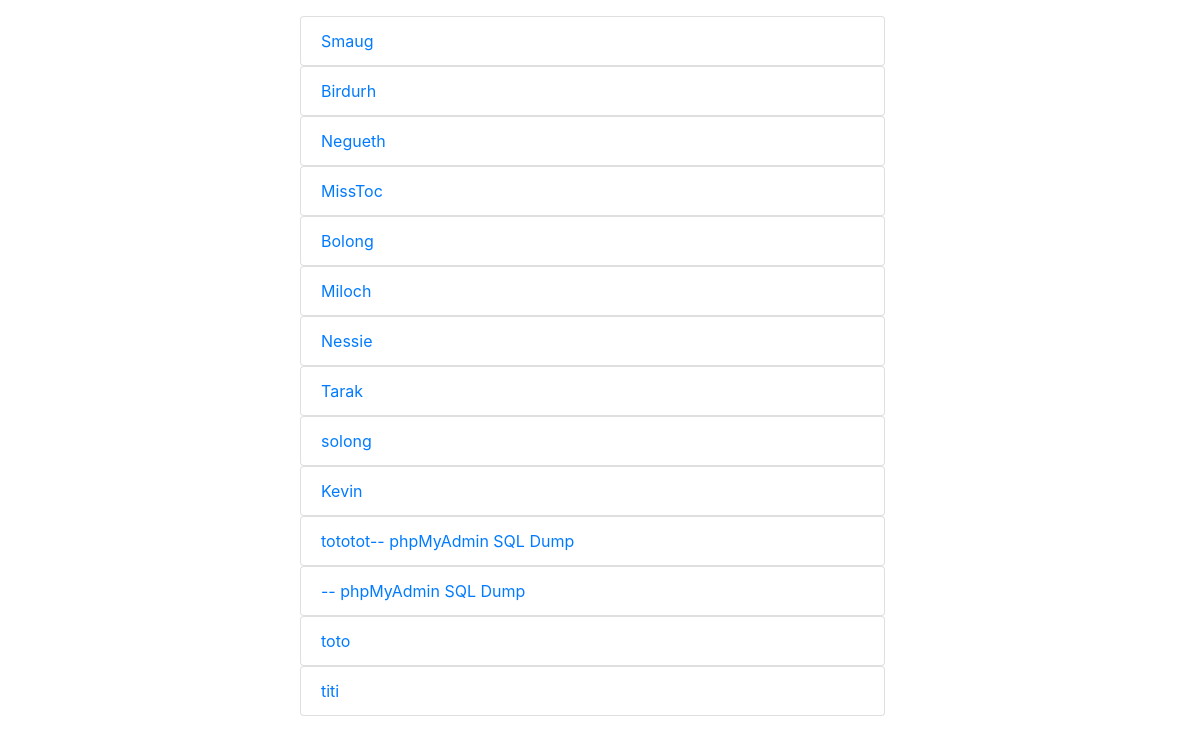
The page / on the database its author committed.
### tables this page shows
CREATE TABLE `dragons` (
  `id_dragon` int(2) NOT NULL,
  `dragon` varchar(50) NOT NULL,
  `sexe` varchar(10) DEFAULT NULL,
  `longueur` int(11) DEFAULT NULL,
  `nombre_ecailles` int(11) DEFAULT NULL,
  `crache_feu` varchar(10) DEFAULT NULL,
  `comportement_amoureux` varchar(20) DEFAULT NULL
);

### model/Connexion.php (called while the page is built, shortened)
<?php
class Connexion
{
    private static $servername = "localhost:3306";
    private static $username = "root";
    private static $password = "";
    private static $dbname = "dragon2";
    private static $conn;
    private static function connexion()
    {
        self::$conn = new PDO("mysql:host=" . self::$servername . ";dbname=" . self::$dbname, self::$username, self::$password, array(PDO::ATTR_PERSISTENT => true));
        self::$conn->setAttribute(PDO::ATTR_ERRMODE, PDO::ERRMODE_EXCEPTION);
    }
    public static function getConnexion()
    {
        return self::$conn;
    }
}

### controller/C_Dragon.php (called while the page is built, shortened)
<?php
include_once('../model/Q_Dragon.php');
class C_Dragon
{
    private $q_dragon;
    function __construct()
    {
        $this->q_dragon = new Q_Dragon();
    }
    public function getAllDragon()
    {
        return $this->q_dragon->getAllDragon();
    }
}

### model/Q_Dragon.php (called while the page is built, shortened)
<?php
include_once('../model/Connexion.php');
include_once('../model/Dragon.php');
class Q_Dragon
{
    private $dbh;
    function __construct()
    {
        $this->dbh = Connexion::getConnexion();
    }
    public function getAllDragon()
    {
        $sth = $this->dbh->prepare("SELECT * FROM dragons");
        $sth->execute();
        $result = $sth->fetchAll(PDO::FETCH_CLASS, 'Dragon');
        return $result;
    }
}

### model/Dragon.php (called while the page is built, shortened)
<?php
class Dragon
{
    private $id_dragon;
    private $dragon;
    public function getDragon()
    {
        return $this->dragon;
    }
    public function getId_dragon()
    {
        return $this->id_dragon;
    }
}

### vue/V_dragon.php (the view)
<?php
$allDragon = $c_dragon->getAllDragon();
?>
<ul class="list-group col-6 offset-3 mt-3">
    <?php foreach ($allDragon as $key => $value) : ?>
        <a href="?loc=detail&id=<?= $value->getId_dragon() ?>">
            <li class="list-group-item"><?= $value->getDragon() ?></li>
        </a>
    <?php endforeach ?>
</ul>

### public/index.php (shortened to what this page needs)
<?php
include('../controller/C_Dragon.php');
$loc = filter_input(INPUT_GET, "loc") ? filter_input(INPUT_GET, "loc") : 'home';
$inc = "";
$c_dragon = new C_Dragon();
switch ($loc) {
    default:
        $inc = "../vue/V_dragon.php";
        break;
}
?>
<!DOCTYPE html>
<html lang="en">
<head>
    <link rel="stylesheet" href="https://maxcdn.bootstrapcdn.com/bootstrap/4.0.0/css/bootstrap.min.css">
</head>
<body>
    <?php include_once($inc); ?>
</body>
</html>

### rows shown on the page
dragons: dragon "Smaug"
dragons: dragon "Birdurh"
dragons: dragon "Negueth"
dragons: dragon "MissToc"
dragons: dragon "Bolong"
dragons: dragon "Miloch"
dragons: dragon "Nessie"
dragons: dragon "Tarak"
dragons: dragon "solong"
dragons: dragon "Kevin"
dragons: dragon "tototot-- phpMyAdmin SQL Dump"
dragons: dragon "-- phpMyAdmin SQL Dump"
dragons: dragon "toto"
dragons: dragon "titi"
